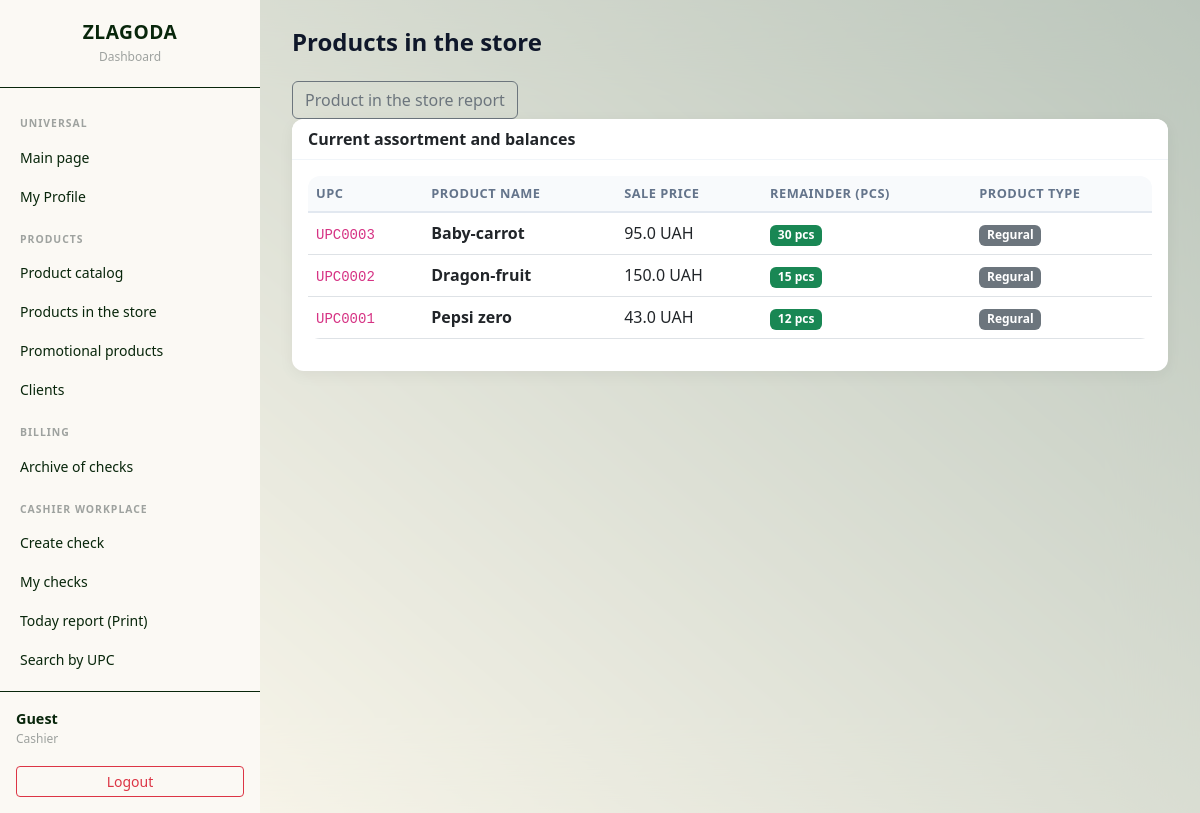
Before: /store_product/ (signed in) with the older database file.
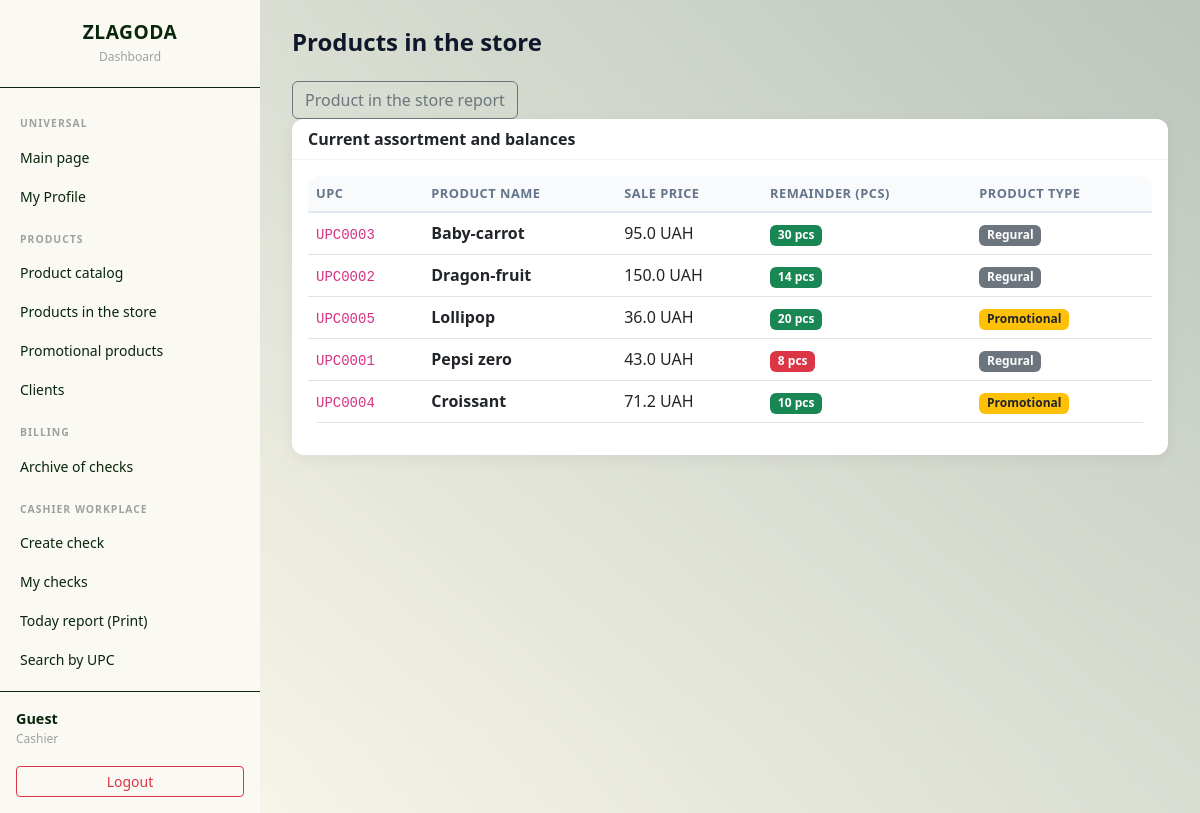
After: the same page with the newer database file.
### tables this page shows
CREATE TABLE Store_Product(
        UPC TEXT PRIMARY KEY,
        UPC_prom TEXT,
        id_product INTEGER NOT NULL,
        selling_price REAL NOT NULL CHECK(selling_price >= 0),
        products_number INTEGER NOT NULL CHECK(products_number >= 0),
        promotional_product INTEGER NOT NULL CHECK(promotional_product IN (0, 1)),
        FOREIGN KEY (UPC_prom) REFERENCES Store_Product(UPC)
            ON UPDATE CASCADE ON DELETE SET NULL,
        FOREIGN KEY (id_product) REFERENCES Product(id_product)
            ON UPDATE CASCADE ON DELETE NO ACTION
    );

CREATE TABLE Product(
        id_product INTEGER PRIMARY KEY,
        category_number INTEGER NOT NULL,
        product_name TEXT NOT NULL, 
        characteristics TEXT,
        FOREIGN KEY (category_number) REFERENCES Category(category_number)
            ON UPDATE CASCADE ON DELETE NO ACTION
    );

### backend/storeProduct.py (the view)
@store_product_bp.route('/')
@login_required
@roles_required('Manager', 'Cashier')
def list_store_products():
    promo_filter = request.args.get('promo', '').strip()  # '0', '1' або ''
    sort_by = request.args.get('sort', 'name')
    sort_map = {
        'name': 'p.product_name',
        'quantity': 'sp.products_number'
    }
    order = sort_map.get(sort_by, 'p.product_name')
    query = f'''
        SELECT sp.UPC, sp.UPC_prom, p.product_name, p.characteristics,
               sp.selling_price, sp.products_number, sp.promotional_product
        FROM Store_Product sp
        JOIN Product p ON sp.id_product = p.id_product
        WHERE 1=1
    '''
    params = []
    if promo_filter in ('0', '1'):
        query += ' AND sp.promotional_product = ?'
        params.append(int(promo_filter))
    query += f' ORDER BY {order}'
    conn = get_db_connection()
    store_products = conn.execute(query, params).fetchall()
    conn.close()
    return render_template('store_product/list.html',
                           store_products=store_products,
                           promo_filter=promo_filter,
                           sort_by=sort_by)

### app.py (called while the page is built)
@app.context_processor          # ← ДОДАЙ ЦЕЙ БЛОК
def inject_today():
    return {'today': date.today().strftime('%Y-%m-%d')}

### backend/initdb.py (called while the page is built)
def get_db_connection():
    conn = sqlite3.connect(DB_PATH)
    conn.row_factory = sqlite3.Row
    conn.execute("PRAGMA foreign_keys = ON;")
    return conn

### templates/store_product/list.html (shortened to what this page needs)
{% extends 'base.html' %}
{% block content %}
<div class="d-flex justify-content-between align-items-center mb-4">
    <h1 class="page-title m-0">Products in the store</h1>
</div>
<div class="mt-3">
    <a href="{{ url_for('analytics.print_report', report_type='products') }}" target="_blank" class="btn btn-outline-secondary">
        Product in the store report
    </a>
</div>
<div class="card">
    <div class="card-header">Current assortment and balances</div>
    <div class="card-body">
        <div class="table-responsive">
            <table class="table table-hover align-middle">
                <thead>
                    <tr>
                        <th>UPC </th>
                        <th>Product name</th>
                        <th>Sale price</th>
                        <th>Remainder (pcs)</th>
                        <th>Product type</th>
                    </tr>
                </thead>
                <tbody>
                    {% for sp in store_products %}
                    <tr>
                        <td><code>{{ sp.UPC }}</code></td>
                        <td><strong>{{ sp.product_name }}</strong></td>
                        <td>{{ sp.selling_price }} UAH</td>
                        <td>
                            {% if sp.products_number < 10 %}
                            <span class="badge bg-danger">{{ sp.products_number }} pcs</span>
                            {% else %}
                            <span class="badge bg-success">{{ sp.products_number }} pcs</span>
                            {% endif %}
                        </td>
                        <td>
                            {% if sp.promotional_product == 1 %}
                            <span class="badge bg-warning text-dark">Promotional</span>
                            {% else %}
                            <span class="badge bg-secondary">Regural</span>
                            {% endif %}
                        </td>
                    </tr>
                    {% else %}
                    <tr>
                        <td colspan="5" class="text-center text-muted py-4">The store shelves are empty</td>
                    </tr>
                    {% endfor %}
                </tbody>
            </table>
        </div>
    </div>
</div>
{% endblock %}

### templates/base.html (shortened to what this page needs)
<!DOCTYPE html>
<html lang="uk">
<head>
    <link href="https://cdn.jsdelivr.net/npm/bootstrap@5.3.0/dist/css/bootstrap.min.css" rel="stylesheet">
    <link rel="stylesheet" href="{{ url_for('static', filename='css/main.css') }}">
</head>
<body>
<div class="sidebar">
    <div class="sidebar-header">
        <h1>ZLAGODA</h1>
        <small>Dashboard</small>
    </div>
    <nav>
        <div class="nav-section-label">Universal</div>
        <a href="{{ url_for('auth.dashboard') }}" class="nav-link">
            Main page
        </a>
        {% if session.get('user_id') %}
        <a href="{{ url_for('employees.profile') }}" class="nav-link">
            My Profile
        </a>
        {% endif %}
        <div class="nav-section-label">Products</div>
        <a href="{{ url_for('product.manage_products') }}" class="nav-link">
            Product catalog
        </a>
        <a href="{{ url_for('store_product.list_store_products') }}" class="nav-link">
            Products in the store
        </a>
        <a href="{{ url_for('store_product.list_store_products', promo='1') }}" class="nav-link">
            Promotional products
        </a>
        <a href="{{ url_for('customer_card.manage_customers') }}" class="nav-link">
            Clients
        </a>
        <div class="nav-section-label">Billing</div>
        <a href="{{ url_for('check.list_checks') }}" class="nav-link">
            Archive of checks
        </a>
        {% if session.get('role') == 'Cashier' %}
        <div class="nav-section-label">Cashier workplace</div>
        <a href="{{ url_for('check.create_check') }}" class="nav-link">
            Create check
        </a>
        <a href="{{ url_for('check.list_checks') }}" class="nav-link">
            My checks
        </a>
        <a href="{{ url_for('check.generate_report', date_from=today, date_to=today) }}" target="_blank" class="nav-link">
            Today report (Print)
        </a>
        <a href="{{ url_for('store_product.search_by_upc') }}" class="nav-link">
            Search by UPC
        </a>
        {% endif %}
    </nav>
    <div class="sidebar-footer">
        <div class="user-name">{{ session.get('user_name', 'Guest') }}</div>
        <div class="user-role">
            {% if session.get('role') == 'Manager' %}
                Manager
            {% elif session.get('role') == 'Cashier' %}
                Cashier
            {% endif %}
        </div>
        <a href="{{ url_for('auth.logout') }}" class="btn btn-sm btn-outline-danger w-100 mt-2">
            Logout
        </a>
    </div>
</div>
<div class="main-content">
    {% block content %}{% endblock %}
</div>
</body>
</html>

### static/css/main.css (style rules this page uses)
:root { --sidebar-bg: hsl(45, 50%, 97%); --sidebar-hover: #eff9ef; --sidebar-text: #08260b; --logo-color: #08260b; --button-bg: #4d694e; --button-hover: #3d543e; }
body { display: flex; min-height: 100vh; background: linear-gradient(220deg, #4d694e 0%, #fff3d5 100%); font-family: 'Segoe UI', sans-serif; position: relative; }
body::after { content: ""; position: fixed; top: 0; left: 0; width: 100%; height: 100%; backdrop-filter: blur(40px); -webkit-backdrop-filter: blur(50px); background-color: rgba(255, 255, 255, 0.62); z-index: 0; pointer-events: none; }
.sidebar, .main-content { position: relative; z-index: 1; }
.sidebar { width: 260px; min-width: 260px; background-color: var(--sidebar-bg); color: var(--sidebar-text); min-height: 100vh; display: flex; flex-direction: column; padding: 0; }
.sidebar-header { padding: 20px 16px; border-bottom: 1px solid #08260b; text-align: center; }
.sidebar-header h1 { font-size: 1.2rem; font-weight: 700; color: var(--logo-color); margin: 0; letter-spacing: 0.5px; }
.sidebar-header small { color: #9ea29f; font-size: 0.75rem; }
.sidebar nav { flex-grow: 1; padding: 12px 8px; overflow-y: auto; }
.nav-section-label { font-size: 0.65rem; font-weight: 600; text-transform: uppercase; letter-spacing: 1px; color: #9ea29f; padding: 16px 12px 6px; }
.sidebar .nav-link { color: var(--sidebar-text); border-radius: 8px; padding: 9px 12px; font-size: 0.875rem; display: flex; align-items: center; gap: 10px; transition: background 0.15s; }
.sidebar-footer { padding: 16px; border-top: 1px solid #08260b; }
.sidebar-footer .user-name { font-weight: 600; color: #08260b; font-size: 0.9rem; }
.sidebar-footer .user-role { font-size: 0.75rem; color: #9ea29f; margin-bottom: 10px; }
.main-content { flex-grow: 1; padding: 28px 32px; max-width: 100%; overflow-x: hidden; }
.table { background: white; border-radius: 12px; overflow: hidden; }
.table thead th { background-color: #f8fafc; font-weight: 600; font-size: 0.8rem; text-transform: uppercase; letter-spacing: 0.5px; color: #64748b; border-bottom: 2px solid #e2e8f0; }
.card { border: none; border-radius: 12px; box-shadow: 0 4px 15px rgba(0,0,0,0.05); }
.card-header { background: white; border-bottom: 1px solid #f1f5f9; font-weight: 600; border-radius: 12px 12px 0 0 !important; }
.page-title { font-size: 1.5rem; font-weight: 700; color: #0f172a; margin-bottom: 20px; }

Changed rows visible on the page:
changed Store_Product "UPC0002": products_number "15" → "14"
added Store_Product: UPC "UPC0005", product_name "Lollipop", selling_price "36.0", products_number "20", promotional_product "Promotional"
changed Store_Product "UPC0001": products_number "12" → "8"
added Store_Product: UPC "UPC0004", product_name "Сroissant", selling_price "71.2", products_number "10", promotional_product "Promotional"
